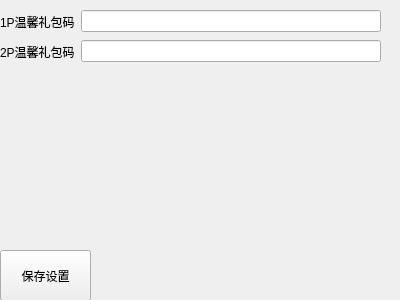
<?xml version="1.0" encoding="UTF-8"?>
<ui version="4.0">
 <class>Form</class>
 <widget class="QWidget" name="Form">
  <property name="geometry">
   <rect>
    <x>0</x>
    <y>0</y>
    <width>400</width>
    <height>300</height>
   </rect>
  </property>
  <property name="windowTitle">
   <string>Form</string>
  </property>
  <widget class="QWidget" name="layoutWidget">
   <property name="geometry">
    <rect>
     <x>0</x>
     <y>40</y>
     <width>381</width>
     <height>23</height>
    </rect>
   </property>
   <layout class="QHBoxLayout" name="horizontalLayout_2">
    <item>
     <widget class="QLabel" name="gift_2p">
      <property name="text">
       <string>2P温馨礼包码</string>
      </property>
     </widget>
    </item>
    <item>
     <widget class="QLineEdit" name="gift_2p_input"/>
    </item>
   </layout>
  </widget>
  <widget class="QPushButton" name="save_btn">
   <property name="geometry">
    <rect>
     <x>0</x>
     <y>250</y>
     <width>91</width>
     <height>51</height>
    </rect>
   </property>
   <property name="text">
    <string>保存设置</string>
   </property>
  </widget>
  <widget class="QWidget" name="">
   <property name="geometry">
    <rect>
     <x>0</x>
     <y>10</y>
     <width>381</width>
     <height>23</height>
    </rect>
   </property>
   <layout class="QHBoxLayout" name="horizontalLayout">
    <item>
     <widget class="QLabel" name="gift_1p">
      <property name="text">
       <string>1P温馨礼包码</string>
      </property>
     </widget>
    </item>
    <item>
     <widget class="QLineEdit" name="gift_1p_input"/>
    </item>
   </layout>
  </widget>
 </widget>
 <resources/>
 <connections/>
</ui>
